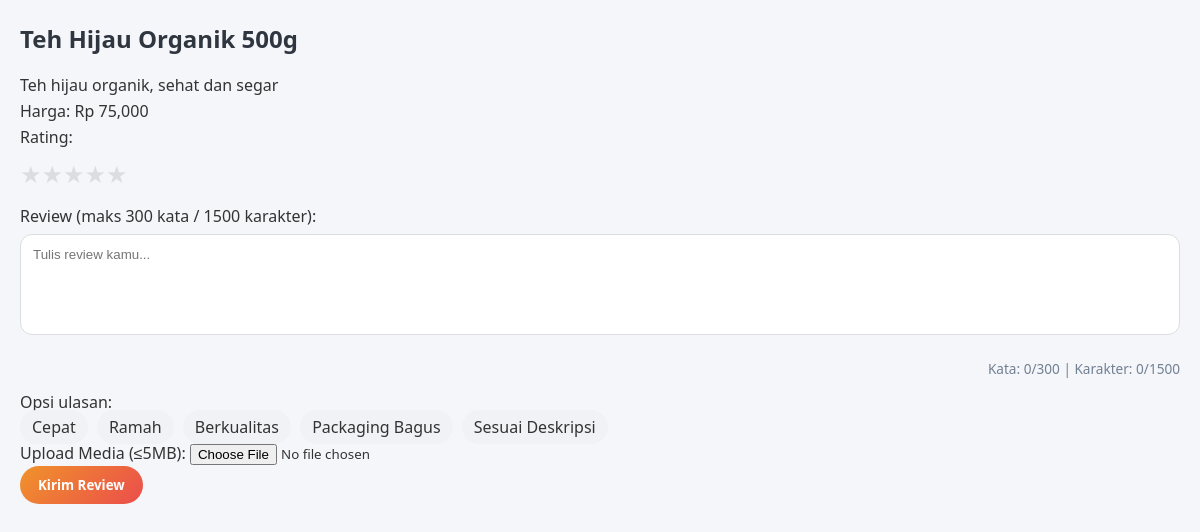
Screenshot of /product_review.php?id=2 (signed in) with the database file from the repository.
### tables this page shows
CREATE TABLE products (
    id INT AUTO_INCREMENT PRIMARY KEY,
    nama_produk VARCHAR(255) NOT NULL,
    deskripsi TEXT,
    harga DECIMAL(10,2),
    created_by INT,
    created_at TIMESTAMP DEFAULT CURRENT_TIMESTAMP,
    FOREIGN KEY (created_by) REFERENCES users(id)
);

CREATE TABLE review_options (
    id INT AUTO_INCREMENT PRIMARY KEY,
    option_text VARCHAR(255) NOT NULL
);

### public/product_review.php (the view, shortened to what this page needs)
<?php
require_once "../config/db.php";
$user_id = $_SESSION['user_id'];
$product_id = intval($_GET['id'] ?? 0);
$res = $conn->query("SELECT * FROM products WHERE id=$product_id");
$product = $res->fetch_assoc();
$review_res = $conn->query("SELECT * FROM reviews WHERE user_id='$user_id' AND product_id='$product_id'");
$review = $review_res->fetch_assoc() ?? null;
$option_res = $conn->query("SELECT * FROM review_options ORDER BY id ASC");
$options = [];
while($row=$option_res->fetch_assoc()) $options[] = $row;
?>
<!DOCTYPE html>
<html lang="id">
<head>
<link rel="stylesheet" href="assets/css/style.css">
</head>
<body>
<h2><?php echo htmlspecialchars($product['nama_produk']); ?></h2>
<p><?php echo htmlspecialchars($product['deskripsi']); ?></p>
<p>Harga: Rp <?php echo number_format($product['harga']); ?></p>
<form method="POST" action="../actions/submit_review.php" enctype="multipart/form-data">
    <label>Rating:</label>
    <div class="star-rating">
        <?php
        for($i=5;$i>=1;$i--):
        ?>
        <label for="star<?php echo $i; ?>">★</label>
        <?php endfor; ?>
    </div>
    <label>Review (maks 300 kata / 1500 karakter):</label>
    <textarea id="review_text" name="review_text" rows="5" placeholder="Tulis review kamu..." required
              data-counter="counter_words" data-char="counter_chars"><?php echo htmlspecialchars($review['review_text'] ?? ''); ?></textarea>
    <div class="char-counter">
        Kata: <span id="counter_words">0</span>/300 |
        Karakter: <span id="counter_chars">0</span>/1500
    </div>
    <label>Opsi ulasan:</label>
    <div class="review-options">
        <?php foreach($options as $opt):
        ?>
        <label for="opt<?php echo $opt['id']; ?>"><?php echo htmlspecialchars($opt['option_text']); ?></label>
        <?php endforeach; ?>
    </div>
    <label>Upload Media (≤5MB):</label>
    <input type="file" name="media_review" accept="image/*,video/*" data-preview="preview_media">
    <button type="submit">Kirim Review</button>
</form>
</body>
</html>

### public/assets/css/style.css (style rules this page uses)
* { margin: 0; padding: 0; box-sizing: border-box; font-family: 'Poppins', 'Segoe UI', Tahoma, Geneva, Verdana, sans-serif; }
body { background-color: #f5f6fa; color: #333; line-height: 1.6; padding: 20px; }
h1, h2, h3, h4 { color: #2f3640; margin-bottom: 15px; }
input[type="text"], input[type="number"], input[type="email"], input[type="password"], textarea, select { width: 100%; padding: 12px; margin: 5px 0 15px 0; border: 1px solid #dcdde1; border-radius: 12px; font-family: 'Poppins', sans-serif; transition: 0.3s; }
textarea { resize: none; }
button { background: linear-gradient(135deg, #f0932b, #eb4d4b); border: none; padding: 10px 18px; border-radius: 50px; color: #fff; font-weight: bold; cursor: pointer; transition: transform 0.3s, box-shadow 0.3s; }
.star-rating { display: flex; flex-direction: row-reverse; justify-content: flex-end; margin: 5px 0 10px 0; }
.star-rating label { font-size: 1.5rem; color: #dcdde1; cursor: pointer; transition: 0.3s; }
.review-options label { background-color: #f1f2f6; padding: 6px 12px; border-radius: 20px; margin-right: 5px; cursor: pointer; transition: 0.3s; }
.char-counter { font-size: 0.85rem; color: #718093; text-align: right; margin-bottom: 10px; }

### rows the page displays
products: nama_produk "Teh Hijau Organik 500g", deskripsi "Teh hijau organik, sehat dan segar", harga "75,000"
review_options: option_text "Cepat"
review_options: option_text "Ramah"
review_options: option_text "Berkualitas"
review_options: option_text "Packaging Bagus"
review_options: option_text "Sesuai Deskripsi"
